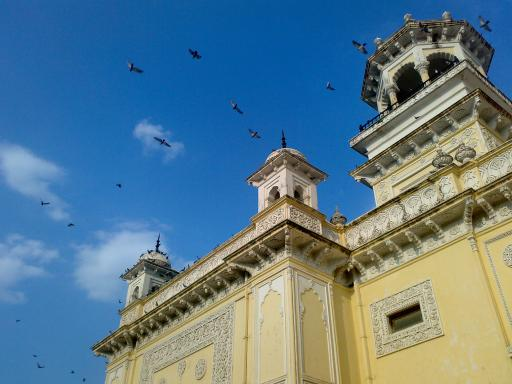
#> input picture images/home.jpg, 512 x 384 px
$ jupyter execute --allow-errors Histograms.ipynb
#> lines starting #> are read from the running program, lines starting #| are printed output that depends on the picture
## Histograms - 1 : Find, Plot, Analyze !!!

### Goal

**Learn to**

• Find histograms, using both OpenCV and Numpy functions

• Plot histograms, using OpenCV and Matplotlib functions

• You will see these functions : cv2.calcHist(), np.histogram() etc.

### Theory

So what is histogram ? You can consider histogram as a graph or plot, which gives you an overall idea about the intensity distribution of an image. It is a plot with pixel values (ranging from 0 to 255, not always) in X-axis and corresponding number of pixels in the image on Y-axis.

It is just another way of understanding the image. By looking at the histogram of an image, you get intuition about contrast, brightness, intensity distribution etc of that image. Almost all image processing tools today, provides features on histogram. Below is an image from Cambridge in Color website, and I recommend you to visit the site for more details.

### Find Histogram

Now we have an idea on what is histogram, we can look into how to ﬁnd this. Both OpenCV and Numpy come with in-built function for this. Before using those functions, we need to understand some terminologies related with histograms.

**BINS** :The above histogram shows the number of pixels for every pixel value, ie from 0 to 255. ie you need 256 values to show the above histogram. But consider, what if you need not ﬁnd the number of pixels for all pixel values separately, but number of pixels in a interval of pixel values? say for example, you need to ﬁnd the number of pixels lying between 0 to 15, then 16 to 31, ..., 240 to 255. You will need only 16 values to represent the histogram. And that is what is shown in example given in OpenCV Tutorials on histograms.

So what you do is simply split the whole histogram to 16 sub-parts and value of each sub-part is the sum of all pixel count in it. This each sub-part is called “BIN”. In ﬁrst case, number of bins where 256 (one for each pixel) while in second case, it is only 16. BINS is represented by the term histSize in OpenCV docs.

**DIMS** : It is the number of parameters for which we collect the data. In this case, we collect data regarding only one thing, intensity value. So here it is 1.

**RANGE** : It is the range of intensity values you want to measure. Normally, it is [0,256], ie all intensity values.

**1. Histogram Calculation in OpenCV** So now we use **cv2.calcHist()** function to ﬁnd the histogram. Let’s familiarize with the function and its parameters :
```python
cv2.calcHist(images, channels, mask, histSize, ranges[, hist[, accumulate]])
```
1. images : it is the source image of type uint8 or ﬂoat32. it should be given in square brackets, ie, “[img]”.
2. channels : it is also given in square brackets. It the index of channel for which we calculate histogram. For example, if input is grayscale image, its value is [0]. For color image, you can pass [0],[1] or [2] to calculate histogram of blue,green or red channel respectively.

3. mask : mask image. To ﬁnd histogram of full image, it is given as “None”. But if you want to ﬁnd histogram of particular region of image, you have to create a mask image for that and give it as mask. (I will show an example later.)

4. histSize : this represents our BIN count. Need to be given in square brackets. For full scale, we pass [256].

5. ranges : this is our RANGE. Normally, it is [0,256].

So let’s start with a sample image. Simply load an image in grayscale mode and ﬁnd its full histogram.

[cell 1]
import cv2
import numpy as np
from matplotlib import pyplot as plt

img = cv2.imread('images/home.jpg',0)
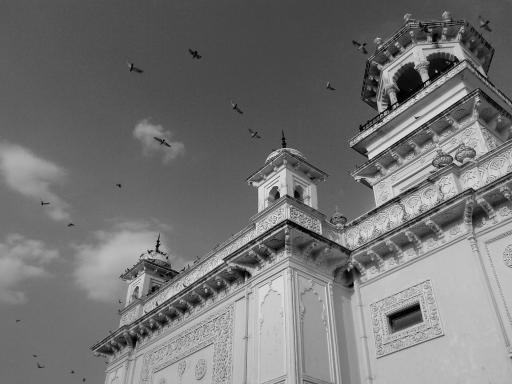
#> img: shape (384, 512); min 0, max 255, mean 116.2


plt.figure(figsize=(10,10))

plt.subplot(1,2,1), plt.imshow(img,cmap='gray')
plt.title('Original'),plt.axis("off")

plt.subplot(1,2,2), plt.hist(img.ravel(),256,[0,256])
plt.title('img.ravel()')
plt.show()
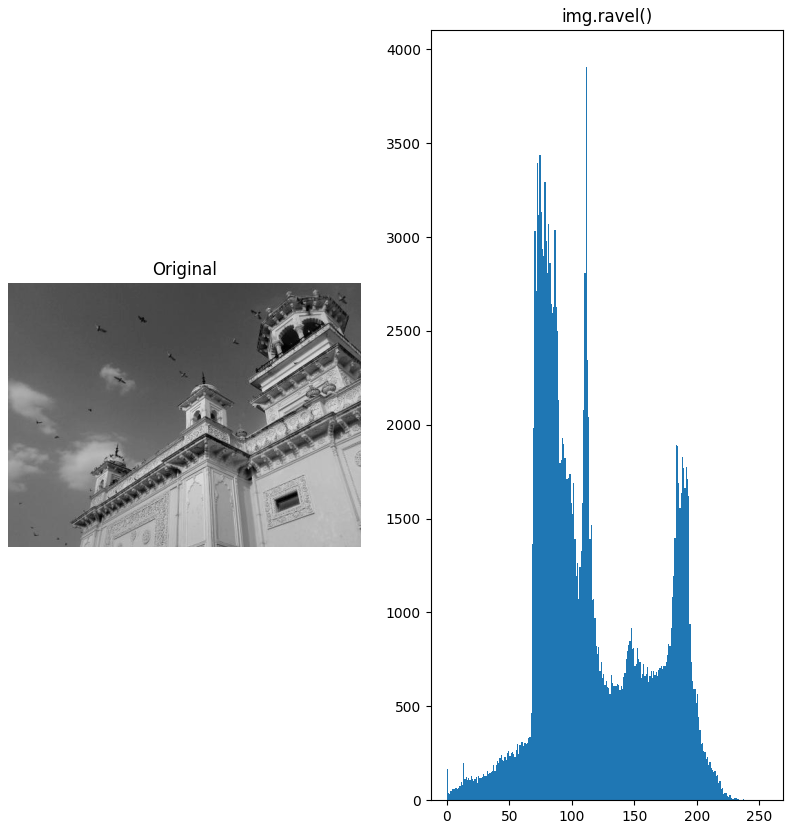
#> figure drawn by matplotlib, 2 panels; panel 2: tallest bar 3908 high, from x = 111 to 112

Or you can use normal plot of matplotlib, which would be good for BGR plot. For that, you need to ﬁnd the histogram data ﬁrst. Try below code:

[cell 2]
img = cv2.imread('images/home.jpg')
#> img is the input picture: shape (384, 512, 3); mean B, G, R 141.2, 123.9, 91.6
color = ('b','g','r')
for i,col in enumerate(color):
    histr = cv2.calcHist([img],[i],None,[256],[0,256])
    plt.plot(histr,color = col)
    plt.xlim([0,256])

plt.show()
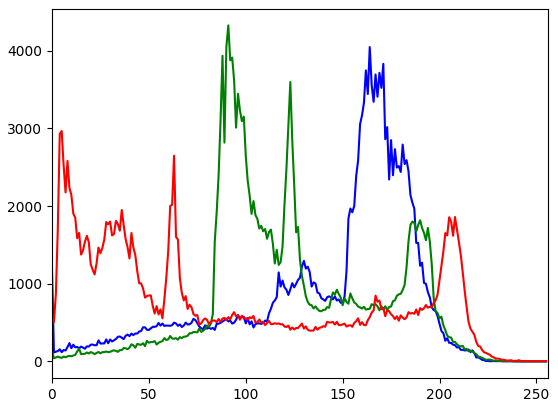
#> figure drawn by matplotlib, 1 panel; curve peaks at x = 164, y = 4049; curve peaks at x = 91, y = 4328; curve peaks at x = 5, y = 2968

You can deduct from the above graph that, blue has some high value areas in the image (obviously it should be due to the sky)

### 2. Using OpenCV
Well, here you adjust the values of histograms along with its bin values to look like x,y coordinates so that you can draw it using cv2.line() or cv2.polyline() function to generate same image as above. This is already available with OpenCV-Python2 ofﬁcial samples. Check the Code

#### Application of Mask

We used **cv2.calcHist()** to ﬁnd the histogram of the full image. What if you want to ﬁnd histograms of some regions of an image? Just create a mask image with white color on the region you want to ﬁnd histogram and black otherwise. Then pass this as the mask.

[cell 3]
img = cv2.imread('images/home.jpg',0)

# create a mask
mask = np.zeros(img.shape[:2], np.uint8)
mask[100:300, 100:400] = 255
masked_img = cv2.bitwise_and(img,img,mask = mask)
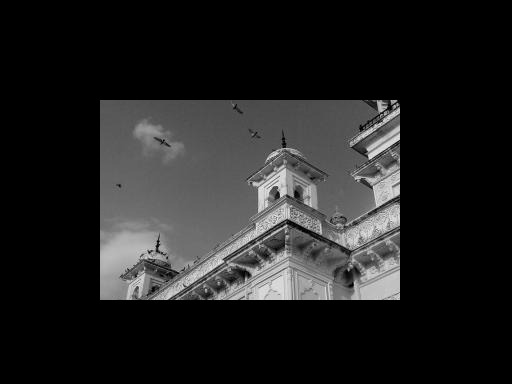
#> masked_img: shape (384, 512); min 0, max 255, mean 33.9

# Calculate histogram with mask and without mask
# Check third argument for mask
hist_full = cv2.calcHist([img],[0],None,[256],[0,256])
#> hist_full = 256 values, max 3908 at index 111, min 0 at index 242, mean 768
hist_mask = cv2.calcHist([img],[0],mask,[256],[0,256])
#> hist_mask = 256 values, max 1334 at index 81, min 0 at index 242, mean 234.4

# plot
plt.figure(figsize=(15,15))

plt.subplot(221), plt.imshow(img, 'gray'),plt.title('Original'),plt.axis("off")

plt.subplot(222), plt.imshow(mask,'gray'),plt.title('Mask'),plt.axis("off")

plt.subplot(223), plt.imshow(masked_img, 'gray') ,plt.title('Masked Image'),plt.axis("off")

plt.subplot(224), plt.plot(hist_full), plt.plot(hist_mask),plt.title('Histogram')

plt.xlim([0,256])

plt.show()
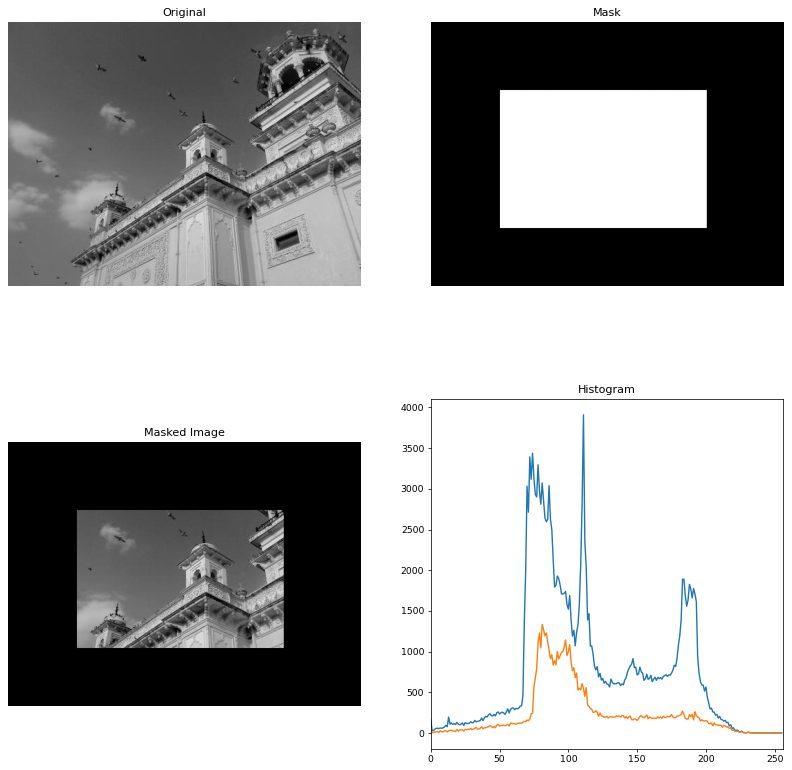
#> figure drawn by matplotlib, 4 panels; panel 4: curve peaks at x = 111, y = 3908; panel 4: curve peaks at x = 81, y = 1334

### Histograms - 2: Histogram Equalization
### Goal

In this section,

• We will learn the concepts of histogram equalization and use it to improve the contrast of our images.

### Theory

Consider an image whose pixel values are conﬁned to some speciﬁc range of values only. For eg, brighter image will have all pixels conﬁned to high values. But a good image will have pixels from all regions of the image. So you need to stretch this histogram to either ends (as given in below image, from wikipedia) and that is what Histogram Equalization does (in simple words). This normally improves the contrast of the image.
![alt text][logo]

I would recommend you to read the wikipedia page on Histogram Equalization for more details about it. It has a very good explanation with worked out examples, so that you would understand almost everything after reading that. Instead, here we will see its Numpy implementation. After that, we will see OpenCV function.

[logo]:  http://docs.opencv.org/3.0-beta/_images/histogram_equalization.png
[logo2]: http://docs.opencv.org/trunk/hysteresis.jpg

[cell 4]
img = cv2.imread('images/home.jpg',0)
hist,bins = np.histogram(img.flatten(),256,[0,256])
#> hist has the same summary as hist_full; bins = 257 values from 0 to 256
cdf = hist.cumsum()
#> cdf = 256 values from 163 to 196608
cdf_normalized = cdf * hist.max()/ cdf.max()
#> cdf_normalized = 256 values from 3.24 to 3908

plt.figure(figsize=(10,5))

plt.subplot(1,2,1), plt.imshow(img,cmap='gray')
plt.title('Original'),plt.axis("off")

plt.subplot(1,2,2)

plt.plot(cdf_normalized, color = 'b')
plt.hist(img.flatten(),256,[0,256], color = 'r')
plt.xlim([0,256])
plt.legend(('cdf','histogram'), loc = 'upper left')
plt.show()
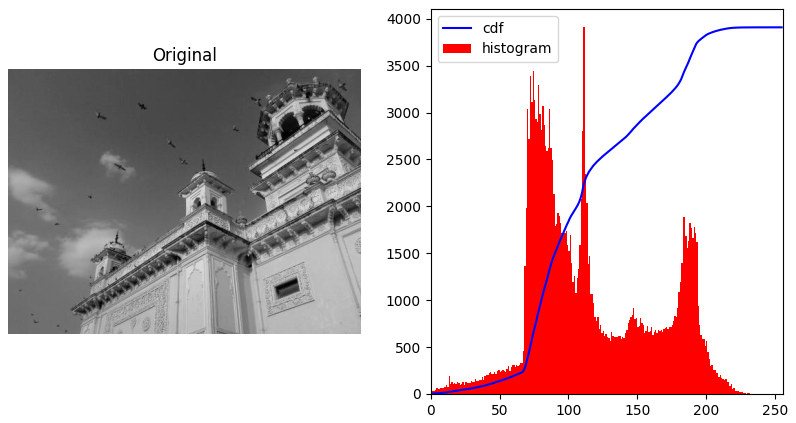
#> figure drawn by matplotlib, 2 panels; panel 2: tallest bar 3908 high, from x = 111 to 112; panel 2: curve peaks at x = 255, y = 3908

You can see histogram lies in brighter region. We need the full spectrum. For that, we need a transformation function which maps the input pixels in brighter region to output pixels in full region. That is what histogram equalization does.

Now we ﬁnd the minimum histogram value (excluding 0) and apply the histogram equalization equation as given in wiki page. But I have used here, the masked array concept array from Numpy. For masked array, all operations are performed on non-masked elements. You can read more about it from Numpy docs on masked arrays.

[cell 5]
cdf_m = np.ma.masked_equal(cdf,0)
cdf_m = (cdf_m - cdf_m.min()) * 255/(cdf_m.max()-cdf_m.min())
cdf = np.ma.filled(cdf_m,0).astype('uint8')
#> cdf = 256 values from 0 to 255
img2 = cdf[img]
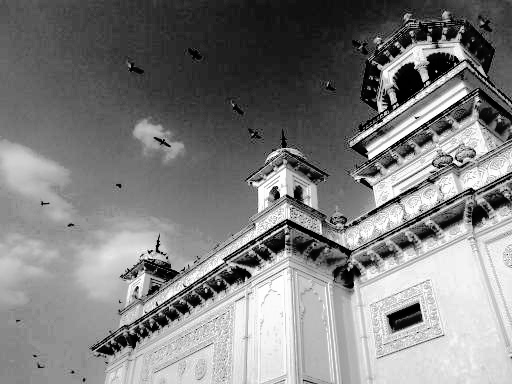
#> img2: shape (384, 512); min 0, max 255, mean 128


#cdf = hist.cumsum()
cdf_normalized = cdf * hist.max()/ cdf.max()
#> cdf_normalized = 256 values, max 256.9 at index 182, min 0 at index 0, mean 100.3


plt.figure(figsize=(10,5))

plt.subplot(1,2,1), plt.imshow(img2,cmap='gray')
plt.title('Original'),plt.axis("off")

plt.subplot(1,2,2)

plt.plot(cdf_normalized, color = 'b')
plt.hist(img2.flatten(),256,[0,256], color = 'r')
plt.xlim([0,256])
plt.legend(('cdf','histogram'), loc = 'upper left')
plt.show()
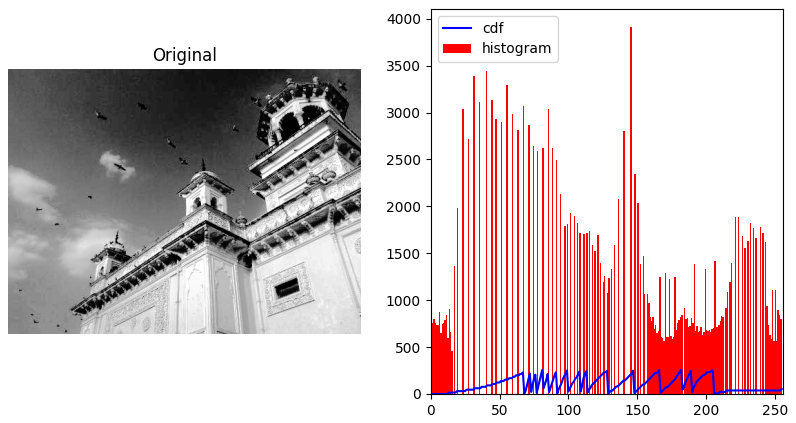
#> figure drawn by matplotlib, 2 panels; panel 2: tallest bar 3908 high, from x = 145 to 146; panel 2: curve peaks at x = 182, y = 256.9

Another important feature is that, even if the image was a darker image (instead of a brighter one we used), after equalization we will get almost the same image as we got. As a result, this is used as a “reference tool” to make all images with same lighting conditions. This is useful in many cases. For example, in face recognition, before training the face data, the images of faces are histogram equalized to make them all with same lighting conditions.

### Histograms Equalization in OpenCV

OpenCV has a function to do this, **cv2.equalizeHist()**. Its input is just grayscale image and output is our histogram equalized image.

Below is a simple code snippet showing its usage for same image we used :

[cell 6]
img = cv2.imread('images/home.jpg',0)
equ = cv2.equalizeHist(img)
res = np.hstack((img,equ)) #stacking images side-by-side
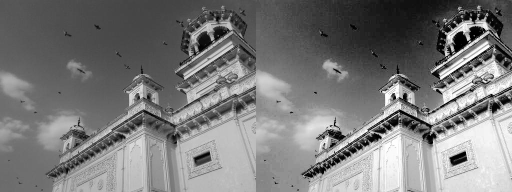
#> res: shape (384, 1024) (shown at 1/2 size); min 0, max 255, mean 122.4

# plot
plt.figure(figsize=(20,15))

plt.subplot(121), plt.imshow(img, 'gray'),plt.title('Original'),plt.axis("off")

plt.subplot(122), plt.imshow(res,'gray'),plt.title('Res'),plt.axis("off")

plt.show()

So now you can take different images with different light conditions, equalize it and check the results.

Histogram equalization is good when histogram of the image is conﬁned to a particular region. It won’t work good in places where there is large intensity variations where histogram covers a large region, ie both bright and dark pixels are present. Please check the SOF links in Additional Resources.

### CLAHE (Contrast Limited Adaptive Histogram Equalization)

The ﬁrst histogram equalization we just saw, considers the global contrast of the image. In many cases, it is not a good idea. For example, below image shows an input image and its result after global histogram equalization.

[cell 7]
#other

## Histograms - 3 : 2D Histograms

### Goal

In this chapter, we will learn to ﬁnd and plot 2D histograms. It will be helpful in coming chapters.

### Introduction

In the ﬁrst article, we calculated and plotted one-dimensional histogram. It is called one-dimensional because we are taking only one feature into our consideration, ie grayscale intensity value of the pixel. But in two-dimensional histograms, you consider two features. Normally it is used for ﬁnding color histograms where two features are Hue & Saturation values of every pixel.

There is a python sample in the ofﬁcial samples already for ﬁnding color histograms. We will try to understand how to create such a color histogram, and it will be useful in understanding further topics like Histogram Back-Projection.

### 2D Histogram in OpenCV

It is quite simple and calculated using the same function, cv2.calcHist(). For color histograms, we need to convert the image from BGR to HSV. (Remember, for 1D histogram, we converted from BGR to Grayscale). For 2D histograms, its parameters will be modiﬁed as follows:

• channels = [0,1] because we need to process both H and S plane.

• bins = [180,256] 180 for H plane and 256 for S plane.

• range = [0,180,0,256] Hue value lies between 0 and 180 & Saturation lies between 0 and 256. Now check the code below:

[cell 8]
import cv2
import numpy as np
from matplotlib import pyplot as plt

img = cv2.imread('images/home.jpg')
hsv = cv2.cvtColor(img,cv2.COLOR_BGR2HSV)
#> hsv: shape (384, 512, 3); mean H, S, V 68.6, 145.7, 162.9

#> (the rest of this cell did not finish here and is left out)

[cell 9]
import cv2
import numpy as np
import matplotlib.pyplot as plt

img = cv2.imread('images/home.jpg')
img = cv2.cvtColor(img, cv2.COLOR_BGR2RGB)


hsv = cv2.cvtColor(img,cv2.COLOR_RGB2HSV)

hist = cv2.calcHist([hsv], [0, 1], None, [180, 256], [0, 180, 0, 256])
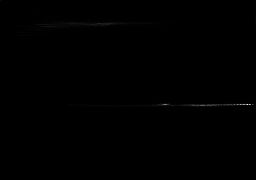
#> hist: shape (180, 256) float32; min 0, max 2776, mean 4.3; drawn with min black and max white

# plot
plt.figure(figsize=(20,15))

plt.subplot(121), plt.imshow(img),plt.title('Original'),plt.axis("off")

plt.subplot(122),plt.imshow(hist,interpolation = 'nearest'),plt.title('Histogram')

plt.show()

### 2D Histogram in Numpy

Numpy also provides a speciﬁc function for this :** np.histogram2d()**.
(remember, for 1D hisograms we used **np.histogram()** ).

Method - 2 : Using Matplotlib We can use matplotlib.pyplot.imshow() function to plot 2D histogram with different color maps. It gives us much more better idea about the different pixel density. But this also, doesn’t gives us idea what color is there on a ﬁrst look, unless you know the Hue values of different colors. Still I prefer this method. It is simple and better.

[cell 10]
import cv2
import numpy as np
from matplotlib import pyplot as plt

img = cv2.imread('images/home.jpg')
hsv = cv2.cvtColor(img,cv2.COLOR_BGR2HSV)
hist = cv2.calcHist( [hsv], [0, 1], None, [180, 256], [0, 180, 0, 256] )


# plot
plt.figure(figsize=(20,15))

plt.subplot(121), plt.imshow(img),plt.title('Original'),plt.axis("off")

plt.subplot(122),plt.imshow(hist,interpolation = 'nearest'),plt.title('Histogram')

plt.show()

$ run again, with images/Direct_blending.jpg copied over images/home.jpg
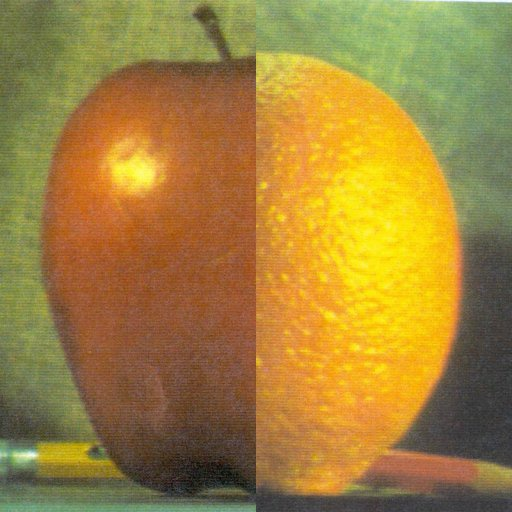
#> input picture images/Direct_blending.jpg, 512 x 512 px
#> img is the input picture: shape (512, 512, 3); mean B, G, R 60.5, 130.3, 160.7
#> hist_full = 256 values, max 2973 at index 103, min 0 at index 0, mean 1024
#> hist_mask = 256 values, max 1044 at index 108, min 0 at index 0, mean 234.4
#> `hist,bins = np.histogram(img.flatten(),256,[0,256])`: hist has the same summary as hist_full; bins = 257 values from 0 to 256
#> `cdf = hist.cumsum()`: cdf = 256 values from 0 to 262144
#> `cdf_normalized = cdf * hist.max()/ cdf.max()`: cdf_normalized = 256 values from 0 to 2973
#> `cdf = np.ma.filled(cdf_m,0).astype('uint8')`: cdf = 256 values from 0 to 255
#> `img2 = cdf[img]`:
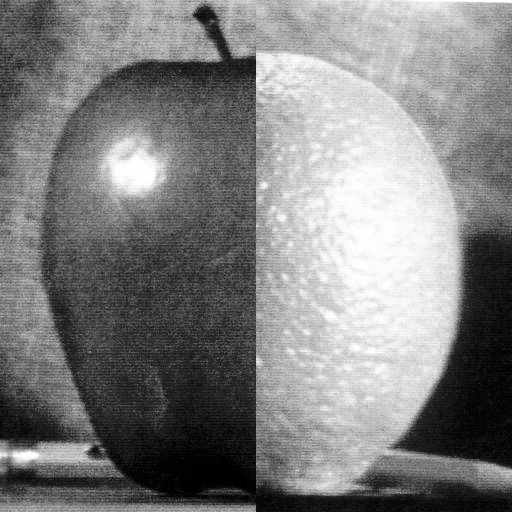
#> img2: shape (512, 512); min 0, max 255, mean 127.9
#> `cdf_normalized = cdf * hist.max()/ cdf.max()`: cdf_normalized = 256 values, max 256.5 at index 73, min 0 at index 0, mean 100.6
#> hsv: shape (512, 512, 3); mean H, S, V 25.6, 144.4, 165.3
#> `hist = cv2.calcHist([hsv], [0, 1], None, [180, 256], [0, 180, 0, 256])`:
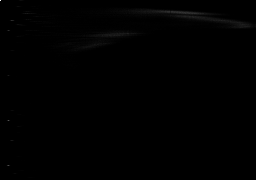
#> hist: shape (180, 256) float32; min 0, max 1958, mean 5.7; drawn with min black and max white

$ run again, with images/apple.jpg copied over images/home.jpg
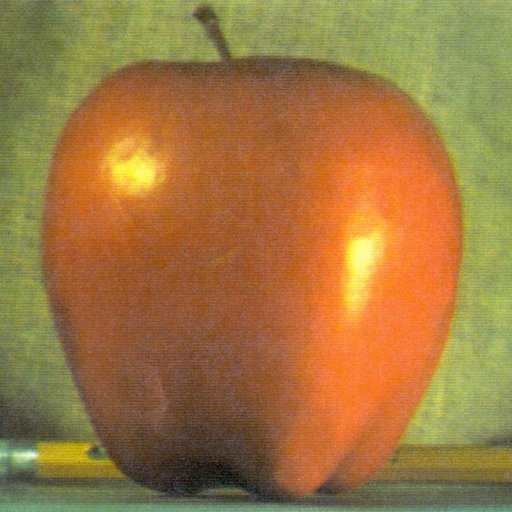
#> input picture images/apple.jpg, 512 x 512 px
#> img is the input picture: shape (512, 512, 3); mean B, G, R 64.8, 119.7, 159.1
#> hist_full = 256 values, max 3896 at index 152, min 0 at index 0, mean 1024
#> hist_mask = 256 values, max 1609 at index 114, min 0 at index 0, mean 234.4
#> `hist,bins = np.histogram(img.flatten(),256,[0,256])`: hist has the same summary as hist_full; bins = 257 values from 0 to 256
#> `cdf = hist.cumsum()`: cdf = 256 values from 0 to 262144
#> `cdf_normalized = cdf * hist.max()/ cdf.max()`: cdf_normalized = 256 values from 0 to 3896
#> `cdf = np.ma.filled(cdf_m,0).astype('uint8')`: cdf = 256 values from 0 to 255
#> `cdf_normalized = cdf * hist.max()/ cdf.max()`: cdf_normalized = 256 values, max 252.1 at index 199, min 0 at index 0, mean 96.08
#> hsv: shape (512, 512, 3); mean H, S, V 21.7, 145.4, 163
#> `hist = cv2.calcHist([hsv], [0, 1], None, [180, 256], [0, 180, 0, 256])`:
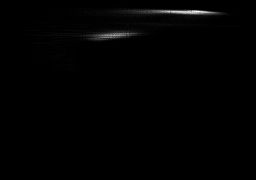
#> hist: shape (180, 256) float32; min 0, max 795, mean 5.7; drawn with min black and max white
